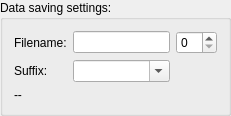
  <widget class="QGroupBox" name="groupBox">
   <property name="geometry">
    <rect>
     <x>10</x>
     <y>10</y>
     <width>231</width>
     <height>101</height>
    </rect>
   </property>
   <property name="title">
    <string>Data saving settings:</string>
   </property>
   <layout class="QGridLayout" name="gridLayout_8">
    <item row="1" column="1">
     <widget class="QLineEdit" name="lineEdit_fileName">
      <property name="minimumSize">
       <size>
        <width>80</width>
        <height>0</height>
       </size>
      </property>
      <property name="maximumSize">
       <size>
        <width>100</width>
        <height>16777215</height>
       </size>
      </property>
     </widget>
    </item>
    <item row="1" column="0">
     <widget class="QLabel" name="label_fn">
      <property name="text">
       <string>Filename:</string>
      </property>
     </widget>
    </item>
    <item row="1" column="2">
     <widget class="QSpinBox" name="spinBox_fileNameIndex"/>
    </item>
    <item row="2" column="0">
     <widget class="QLabel" name="label_21">
      <property name="text">
       <string>Suffix:</string>
      </property>
     </widget>
    </item>
    <item row="2" column="1">
     <widget class="QComboBox" name="comboBox_filename">
      <property name="editable">
       <bool>true</bool>
      </property>
     </widget>
    </item>
    <item row="3" column="0" colspan="3">
     <widget class="QLabel" name="label_currentDir">
      <property name="text">
       <string>--</string>
      </property>
     </widget>
    </item>
   </layout>
  </widget>
